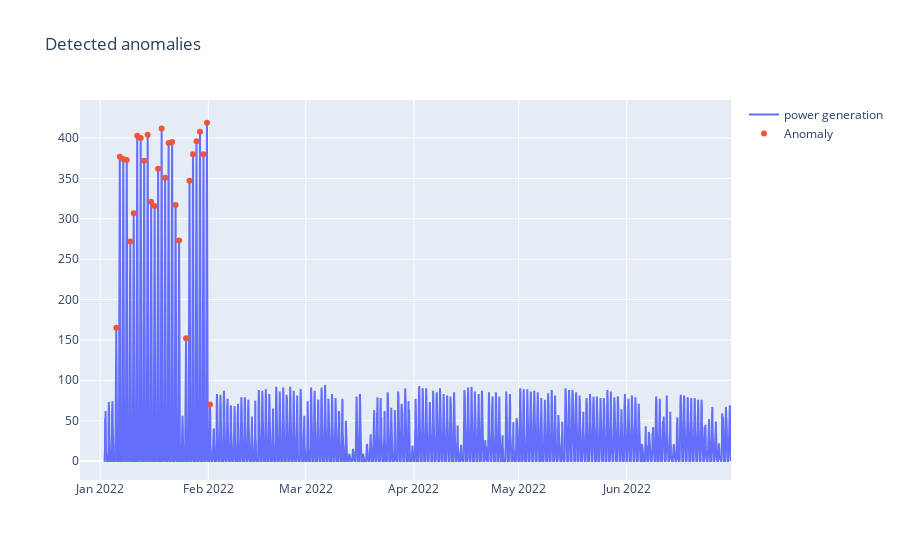

The notebook cell this image was saved under:
### Code cell
fig = go.Figure()
fig.add_trace(go.Scatter(x=test_score_df['datetime'], y=scaler.inverse_transform((test_score_df['P(kWh)'].values).reshape(-1,1)).reshape(-1,), name='power generation'))
fig.add_trace(go.Scatter(x=anomalies['datetime'], y=scaler.inverse_transform((anomalies['P(kWh)'].values).reshape(-1,1)).reshape(-1,), mode='markers', name='Anomaly'))
fig.update_layout(showlegend=True, title='Detected anomalies')
fig.show()

### Figure 1 — Plotly figure (JSON) as saved in the notebook; plotly's stock layout.template omitted (floating-point values rounded to 4 significant figures; data arrays with more than 128 entries replaced by an {"elided": "..."} marker saying what was removed)
{"data": [{"name": "power generation", "type": "scatter", "x": {"elided": "4184 str values"}, "y": {"elided": "4184 float values"}}, {"mode": "markers", "name": "Anomaly", "type": "scatter", "x": ["2022-01-05T15:00:00", "2022-01-06T15:00:00", "2022-01-07T15:00:00", "2022-01-08T15:00:00", "2022-01-09T15:00:00", "2022-01-10T15:00:00", "2022-01-11T15:00:00", "2022-01-12T15:00:00", "2022-01-13T15:00:00", "2022-01-14T15:00:00", "2022-01-15T15:00:00", "2022-01-16T15:00:00", "2022-01-17T15:00:00", "2022-01-18T15:00:00", "2022-01-19T15:00:00", "2022-01-20T15:00:00", "2022-01-21T15:00:00", "2022-01-22T15:00:00", "2022-01-23T15:00:00", "2022-01-25T15:00:00", "2022-01-26T15:00:00", "2022-01-27T15:00:00", "2022-01-28T15:00:00", "2022-01-29T15:00:00", "2022-01-30T15:00:00", "2022-01-31T15:00:00", "2022-02-01T12:00:00"], "y": [165, 377, 374, 373, 272.0, 307, 403, 400, 372, 404, 321, 316, 362, 412, 351, 394, 395, 317, 273, 152, 347, 380, 396, 408, 380, 419, 70]}], "layout": {"showlegend": true, "title": {"text": "Detected anomalies"}}}
